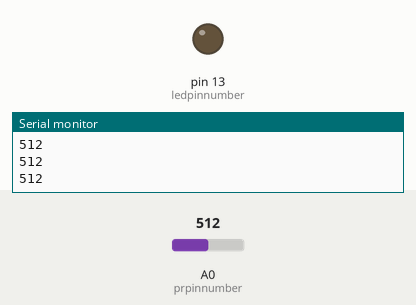
This sketch was run on a simulated Arduino Uno, built with avr-gcc and run on an emulated ATmega328P. Shown: output pins drawn as LEDs (lit = HIGH), the last lines printed to the serial monitor. The test bench sets the inputs (shaded band); at power-on: A0 (prpinnumber) = 512.

Above: at 1.2 s.
1.3 s: A0 (prpinnumber) set to 250
2.8 s: A0 (prpinnumber) set to 228
At 3.2 s:
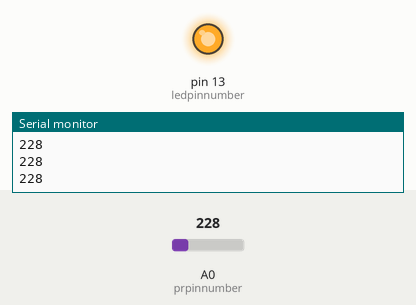
4.3 s: A0 (prpinnumber) set to 306
At 5.5 s:
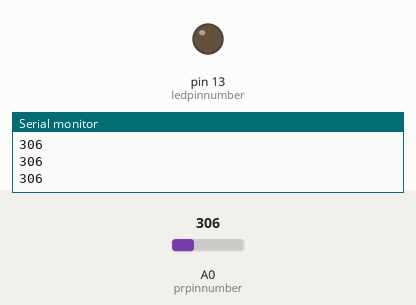
5.8 s: A0 (prpinnumber) set to 230
At 6.7 s:
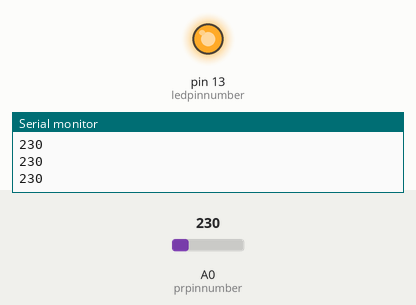
Timing chart, 0 to 8.3 s (numbered marks = the images above; inputs shaded):
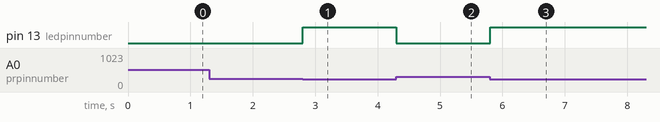

Measured:
- the behaviour switches between 240 and 239 on A0 (prpinnumber) (found by bisection; images 0 and 1)
- after the input at 2.8 s, pin 13 (ledpinnumber): LOW → HIGH at once
- after the input at 4.3 s, pin 13 (ledpinnumber): HIGH → LOW at once
- after the input at 5.8 s, pin 13 (ledpinnumber): LOW → HIGH at once

The sketch:

Night_light.ino
```cpp
int ledpinnumber = 13;
int prpinnumber = A0;

void setup() {
  // put your setup code here, to run once:
pinMode (ledpinnumber, OUTPUT);
pinMode (prpinnumber, INPUT);
Serial.begin(9600);

}

void loop() {
  // put your main code here, to run repeatedly:
Serial.println (analogRead (prpinnumber));
if (analogRead (prpinnumber) <240){
  digitalWrite (ledpinnumber, HIGH);
}
else {
  digitalWrite (ledpinnumber, LOW);
}
}
```
